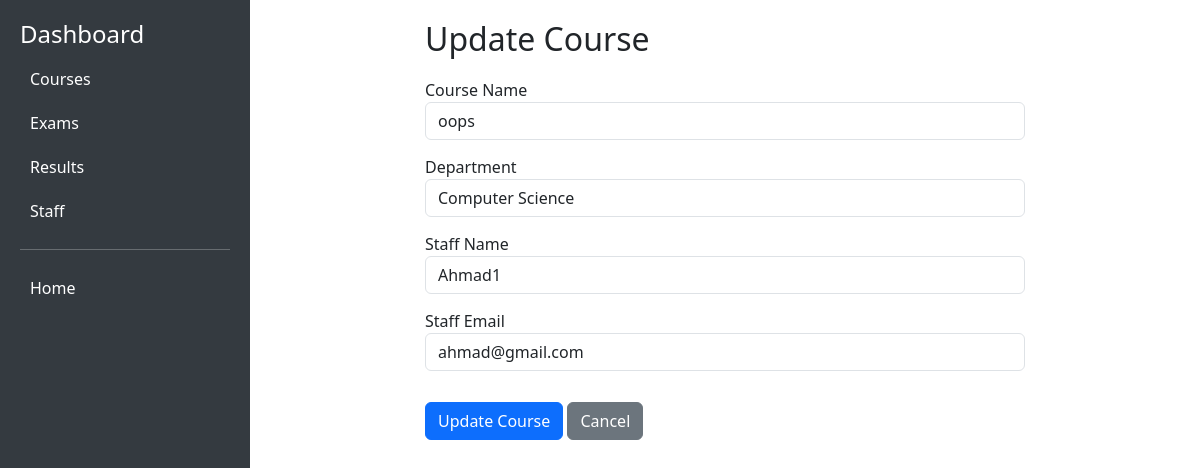
Page /update_course/CR-0005/ on the committed database.
### main/models.py (models this page shows, shortened)
class Course(models.Model):
    course_id = models.CharField(max_length=20, unique=True, blank=True, null=True)
    course_name = models.CharField(max_length=200)
    department = models.CharField(max_length=100, blank=True, null=True)
    staff_name = models.CharField(max_length=200)
    staff_email = models.EmailField(max_length=100)
    created_at = models.DateTimeField(default=timezone.now)

### main/views.py (the view, shortened to what this page needs)
# urls.py: path('update_course/<str:course_id>/', views.update_course, name='update_course'),
def update_course(request, course_id):
    course = get_object_or_404(Course, course_id=course_id)
    return render(request, 'course/update_course.html', {'course': course})

### main/templates/course/update_course.html (shortened to what this page needs)
<!DOCTYPE html>
<html lang="en">
<head>
    <link href="https://cdn.jsdelivr.net/npm/bootstrap@5.3.0/dist/css/bootstrap.min.css" rel="stylesheet">
</head>
<body>
    <div class="sidebar">
        <h4>Dashboard</h4>
        <a href="{% url 'course' %}">Courses</a>
        <a href="{% url 'exam' %}">Exams</a>
        <a href="{% url 'result' %}">Results</a>
        <a href="{% url 'staff' %}">Staff</a>
        <hr>
        <a href="{% url 'main' %}">Home</a>
    </div>
    <div class="content">
        <div class="form-container">
            <h2>Update Course</h2>
            <form method="post" action="{% url 'update_course' course.course_id %}">
                <div class="form-group">
                    <label for="course_name">Course Name</label>
                    <input type="text" class="form-control" id="course_name" name="course_name" value="{{ course.course_name }}" required>
                </div>
                <div class="form-group">
                    <label for="department">Department</label>
                    <input type="text" class="form-control" id="department" name="department" value="{{ course.department }}" required>
                </div>
                <div class="form-group">
                    <label for="staff_name">Staff Name</label>
                    <input type="text" class="form-control" id="staff_name" name="staff_name" value="{{ course.staff_name }}" required>
                </div>
                <div class="form-group">
                    <label for="staff_email">Staff Email</label>
                    <input type="email" class="form-control" id="staff_email" name="staff_email" value="{{ course.staff_email }}" required>
                </div>
                    <button type="submit" class="btn btn-primary mt-3">Update Course</button>
                <a href="{% url 'course' %}" class="btn btn-secondary mt-3">Cancel</a>
            </form>
        </div>
    </div>
</body>
</html>

### main/templates/course/update_course.html (style rules this page uses)
body { display: flex; }
.sidebar { width: 250px; height: 100vh; background-color: #343a40; color: white; padding: 20px; }
.sidebar a { color: white; display: block; padding: 10px; text-decoration: none; border-radius: 5px; }
.content { flex-grow: 1; padding: 20px; }
.form-container { max-width: 600px; margin: 0 auto; }
.form-container h2 { margin-bottom: 20px; }
.form-container .form-group { margin-bottom: 15px; }

### rows in the picture
Course: course_name "oops", department "Computer Science", staff_name "Ahmad1", staff_email "ahmad@gmail.com"
